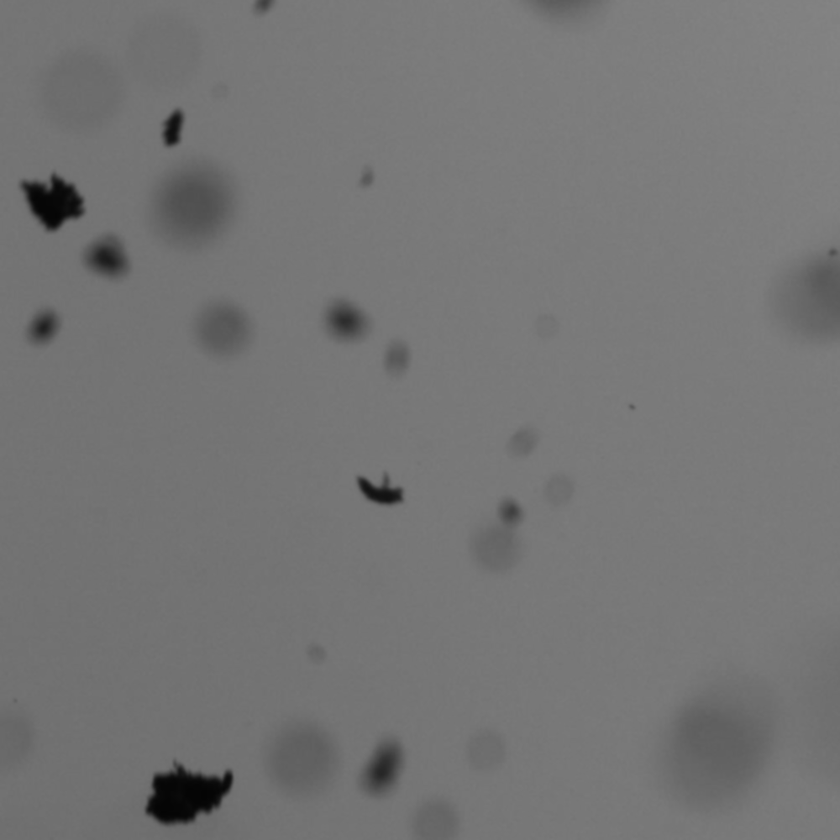
#> input picture safas/data/clayflocs.png, 840 x 840 px, shrunk from 1000 x 1000 before the run
$ python imfilter.py   (older library calls are emulated)
#> lines starting #> are read from the running program, lines starting #| are printed output that depends on the picture; after the words box and inside, x2 and y2 are one past the last pixel; in counts of white or black regions, pixels touching at a corner belong together
### safas/data/__init__.py
"""
Load test images.

Note: this is the same loader mechanism used by scikit-image

"""

import os
import numpy as _np
from warnings import warn
import pandas as pd
import cv2

from pathlib import Path
import os.path as osp
data_dir = str(Path(__file__).absolute().parents[0])

__all__ = ['mudflocs']

def _load(f):
    filename = Path(data_dir).joinpath(f)
    return cv2.imread(str(filename))

def brightfield_flocs(): return _load("brightfield_flocs.png")

def darkfield_noisy_mudflocs(): return _load("darkfield_noisy_mudflocs.png")

# [10 lines left out: function darkfield_lowgray_mudflocs, not called in this run]

def clayflocs():
    """Gray-level "clayflocs" image.
    Example image of clay flocs in settling colum.
    Lower number density
    Returns
    -------
    camera : (1000, 1000) uint8 ndarray
        clayflocs image.
    """
    return _load("clayflocs.png")
#> in _load, returned value is the input picture: shape (840, 840, 3); min 4, max 132, mean 116.7

# [43 lines left out: functions darkfield_highgray_mudflocs, clearfloc, darkfield_noisy_mudflocs, por_flocs, not called in this run]

### safas/filters/imfilters_module.py
# -*- coding: utf-8 -*-
"""

filter components that can be used in signal chain

"""

import cv2
from skimage.measure import regionprops

import numpy as np
from safas import data
import matplotlib.pyplot as plt

def focus_filter(labels, img, edge_thresh=30, edge_dist=2, **kwargs):
    """ remove out of focus flocs by combining labels and gradient images """
    grad = cal_grad_img(img, edge_thresh=edge_thresh)
    labels = perim_filter(labels, grad, edge_dist=edge_dist)

    return labels

def perim_filter(labels, grad, edge_dist=5, show=False, **kwargs):
    """ remove out of focus flocs by combining labels and gradient images
    """
    perim = np.zeros_like(labels, dtype=np.uint8)
    perim[labels > 0] = 255
    kernel = np.ones((edge_dist, edge_dist), np.uint8)
    erosion = perim.copy()
    erosion = cv2.erode(erosion, kernel, iterations=1)
    perim -= erosion

    # convet to bool for & operation
    perimb = perim > 0
    gradb = grad > 0

    fmask = perimb & gradb

    # erode flood mask to remove marginally focused
    kernel = np.ones((1, 1), np.uint8)
    fmask_er = fmask.astype(np.uint8).copy()*255
    fmask_er = cv2.morphologyEx(fmask_er, cv2.MORPH_OPEN, kernel)

    P = regionprops(labels)
    out = np.zeros_like(labels, np.uint8)

    for p in P:
        xy = p.coords
        if fmask_er[xy[:,0], xy[:,1]].any():
            out[xy[:,0], xy[:,1]] = p.label

    if show:
         f, ax = plt.subplots(1,3)
         ax[0].imshow(perimb)
         ax[1].imshow(fmask)
         ax[2].imshow(out)

    return out

def cal_grad_img(img, edge_thresh=30):
    # calculate the gradient image
    scale = 1
    delta = 0
    ddepth = cv2.CV_16S

    grad_x = cv2.Sobel(img, ddepth, 1, 0, ksize=3, scale=scale, delta=delta, borderType=cv2.BORDER_DEFAULT)
    grad_y = cv2.Sobel(img, ddepth, 0, 1, ksize=3, scale=scale, delta=delta, borderType=cv2.BORDER_DEFAULT)
    abs_grad_x = cv2.convertScaleAbs(grad_x)
    abs_grad_y = cv2.convertScaleAbs(grad_y)

    grad = cv2.addWeighted(abs_grad_x, 0.5, abs_grad_y, 0.5, 0)
    N, filt = cv2.threshold(grad, edge_thresh, 255, cv2.THRESH_BINARY)
    return filt

def clearedge_filter(labels):
    """ clear objects touching edge """
    x = np.arange(0, labels.shape[1])
    y = np.arange(0, labels.shape[0])

    # values on the edges, these objects will be filled
    vals = np.array(labels[y[0], x])
    vals = np.append(vals, labels[y, x[0]])
    vals = np.append(vals, labels[y, x[-1]])
    vals = np.append(vals, labels[y[-1], x])

    for v in np.unique(vals): # floodfill
        labels[np.where(labels==v)] = 0
    return labels

def prethresh_filter(img, img_thresh=90, **kwargs):
    """ convert to grayscale, gaussian blur, apply threshold, label
    note: THRESH_BINARY_INV for dark objects in bright field """
    if img.ndim == 3:
        img2 = cv2.cvtColor(img, cv2.COLOR_BGR2GRAY)
    if img.ndim == 2:
        img2 = img.copy()

    img2 = cv2.GaussianBlur(img2, (3, 3), 0)
    ret, thresh = cv2.threshold(img2, img_thresh, 255, cv2.THRESH_BINARY_INV)

    return (thresh, img2)

def marker_based_watershed(img, thresh, dist_factor=0, **kwargs):
    """ Apply marker based watershed transform the pre-thresholded image
    Refer to: https://docs.opencv.org/3.4/d3/db4/tutorial_py_watershed.html
    dist_factor may be increased from 0 to 1.
    """
    # noise removal
    kernel = np.ones((3,3),np.uint8)
    opening = cv2.morphologyEx(thresh,cv2.MORPH_OPEN,kernel, iterations = 2)
    # sure background area
    sure_bg = cv2.dilate(opening,kernel,iterations=3)
    # Finding sure foreground area
    dist_transform = cv2.distanceTransform(opening,cv2.DIST_L2, 5)
    dist_factor = dist_factor/100 # note: input as integer, but float used
    ret, sure_fg = cv2.threshold(dist_transform, dist_factor*dist_transform.max(), 255, 0)
    # Finding unknown region
    sure_fg = np.uint8(sure_fg)
    unknown = cv2.subtract(sure_bg,sure_fg)
    # Marker labelling
    ret, labels = cv2.connectedComponents(sure_fg)
    # Add one to all labels so that sure background is not 0, but 1
    labels = labels + 1
    # Now, mark the region of unknown with zero
    labels[unknown==255] = 0

    if img.ndim == 2:
        img = cv2.cvtColor(img, cv2.COLOR_GRAY2BGR)

    labels = cv2.watershed(img, labels)

    # put background to 0 and -1 edges to 0, for compatibility with other segs
    labels -= 1
    labels[labels== -2] = 0

    return labels

def add_contours(img, labels, contour_color, contour_thickness=1, **kwargs):
    ret, thresh = cv2.threshold(labels.astype(np.uint8), 1, 255, cv2.THRESH_BINARY)
    contours, hierarchy = cv2.findContours(thresh, cv2.RETR_TREE, cv2.CHAIN_APPROX_SIMPLE)
    contourimg = cv2.drawContours(img, contours, -1, contour_color, contour_thickness)

    return contourimg

# [13 lines of commented-out code are left out]

### safas/filters/watershed/imfilter.py
# -*- coding: utf-8 -*-
"""

"watershed" filter

The marker-based watershed algorithm is used

Refer:
    https://docs.opencv.org/3.4/d3/db4/tutorial_py_watershed.html

Note:
* the focus and clear edge filters should be optimized.

"""
import os
import time
import numpy as np
import copy
import cv2

from safas.filters.imfilters_module import (marker_based_watershed,
                                           prethresh_filter,
                                           clearedge_filter,
                                           focus_filter,
                                           add_contours)

# 3 must have a setup function. keep pattern as some filters require setup.
def setup():
    return None

def imfilter(src,
            img_thresh=100,
            edge_thresh=40,
            edge_distance=2,
            apply_focus_filter=True,
            apply_clearedge_filter=True,
            contour_color=(0,255,0),
            **kwargs):

    # apply a threshold value to convert grayscale image to binary image
    thresh, gray = prethresh_filter(src, img_thresh)
#> in prethresh_filter, `ret, thresh = cv2.threshold(img2, img_thresh, 255, cv2.THRESH_BINARY_I..`:
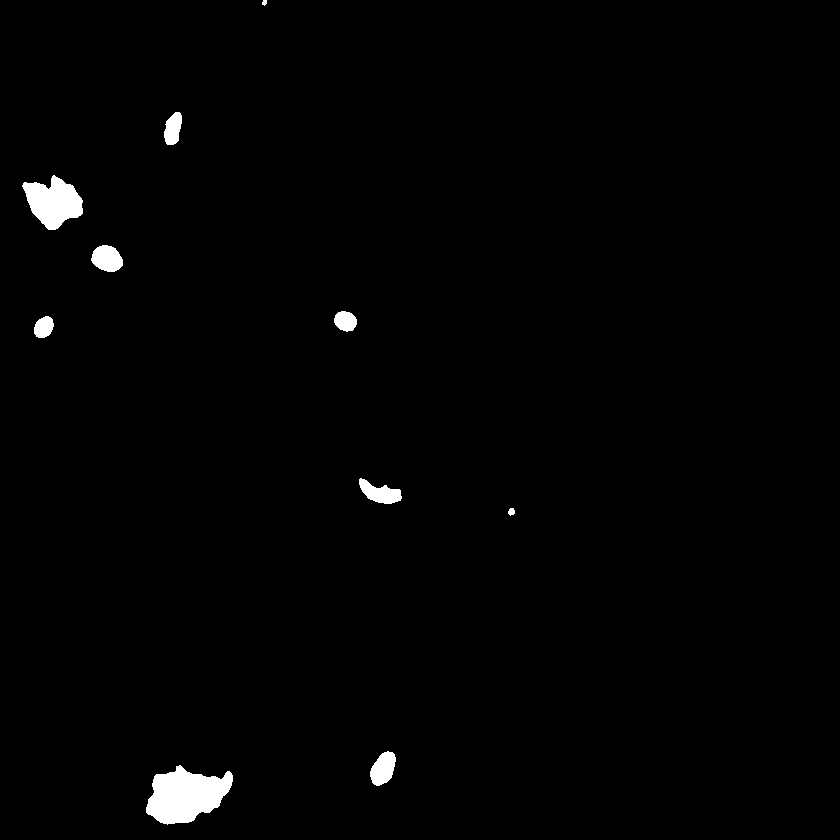
#> thresh: shape (840, 840); 1.2% white; 10 white regions, largest, box (x1, y1, x2, y2) and area: (146, 765, 233, 825) 3380, (22, 175, 83, 230) 2067, (91, 245, 123, 272) 645
#> in prethresh_filter, `ret, thresh = cv2.threshold(img2, img_thresh, 255, cv2.THRESH_BINARY_I..`: ret = 70
    # watershed transform (on color or 3-channel gray)
    labels = marker_based_watershed(src.copy(), thresh)
#> in marker_based_watershed, `opening = cv2.morphologyEx(thresh,cv2.MORPH_OPEN,kernel, iterations = 2)`: opening: shape (840, 840); 1.2% white; 9 white regions, largest, box (x1, y1, x2, y2) and area: (146, 766, 233, 824) 3370, (23, 177, 83, 230) 2050, (92, 245, 123, 272) 642
#> in marker_based_watershed, `sure_bg = cv2.dilate(opening,kernel,iterations=3)`: sure_bg: shape (840, 840); 1.8% white; 9 white regions, largest, box (x1, y1, x2, y2) and area: (143, 763, 236, 827) 4324, (20, 174, 86, 233) 2790, (356, 476, 404, 507) 1048
#> in marker_based_watershed, `unknown = cv2.subtract(sure_bg,sure_fg)`:
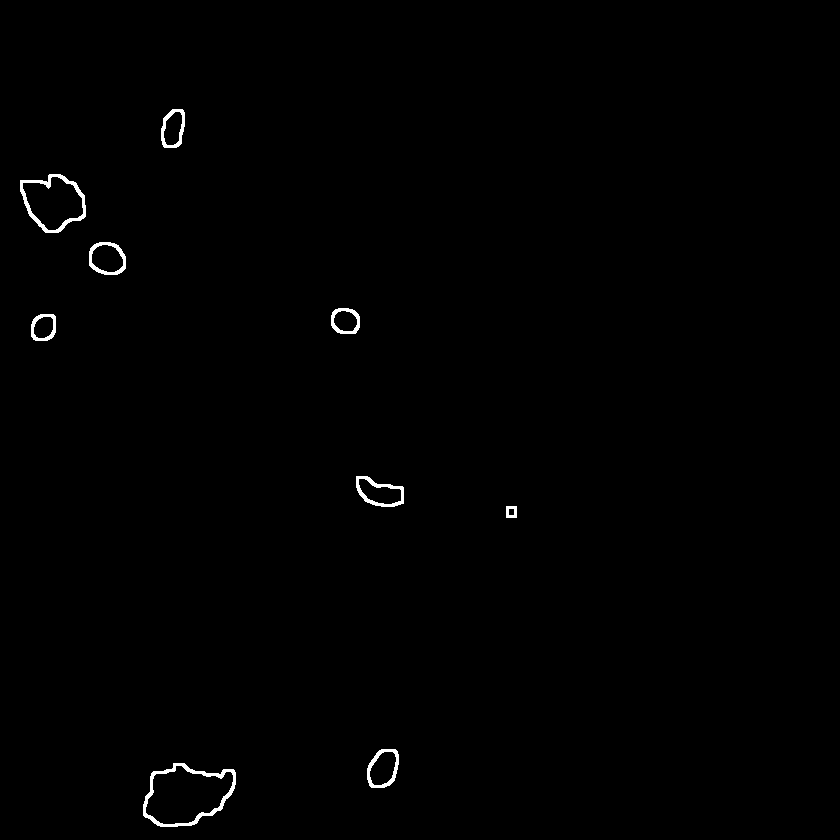
#> unknown: shape (840, 840); 0.56% white; 9 white regions, largest, box (x1, y1, x2, y2) and area: (143, 763, 236, 827) 954, (20, 174, 86, 233) 740, (356, 476, 404, 507) 443
#> in marker_based_watershed, `ret, labels = cv2.connectedComponents(sure_fg)`: labels: shape (840, 840) int32; 10 distinct labels, from 0 to 9
#> in marker_based_watershed, `ret, labels = cv2.connectedComponents(sure_fg)`: ret = 10
#> in marker_based_watershed, `labels = labels + 1`: labels: shape (840, 840) int32; 10 distinct labels, from 1 to 10
#> in marker_based_watershed, `labels[unknown==255] = 0`:
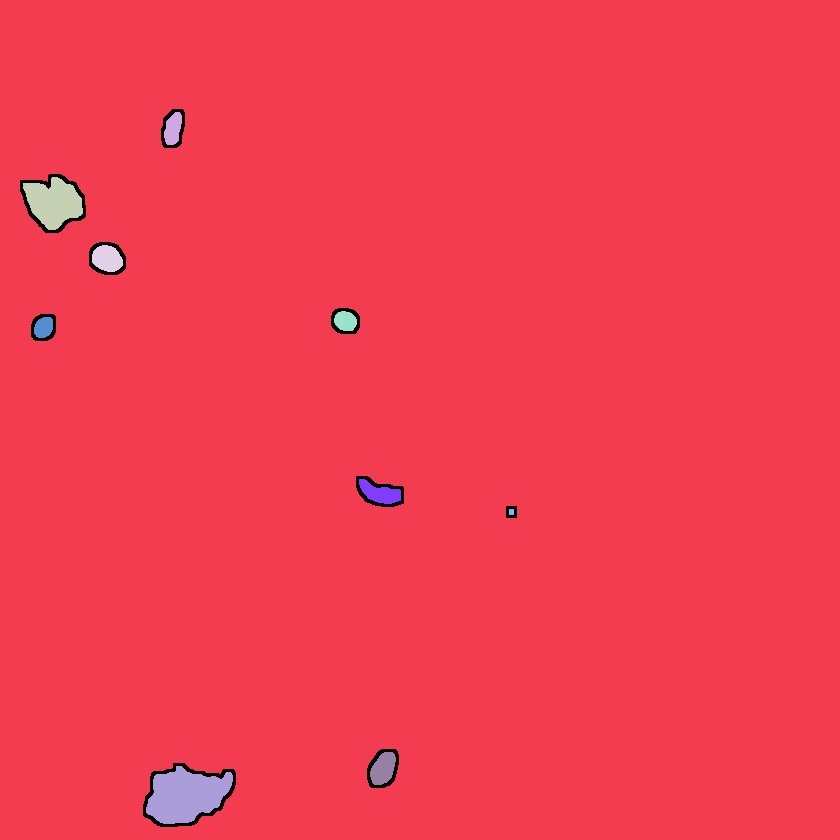
#> labels: shape (840, 840) int32; 11 distinct labels, from 0 to 10; one colour per label, 0 black
#> in marker_based_watershed, `labels = cv2.watershed(img, labels)`:
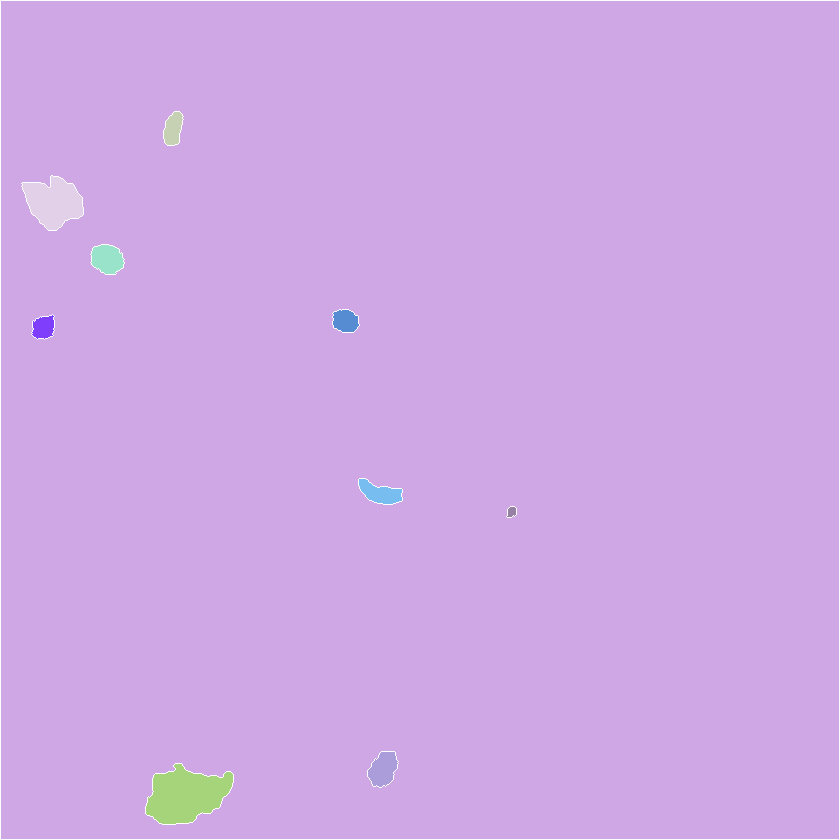
#> labels: shape (840, 840) int32; 11 distinct labels, from -1 to 10; one colour per label, 0 black, -1 white
#> in marker_based_watershed, `labels[labels== -2] = 0`:
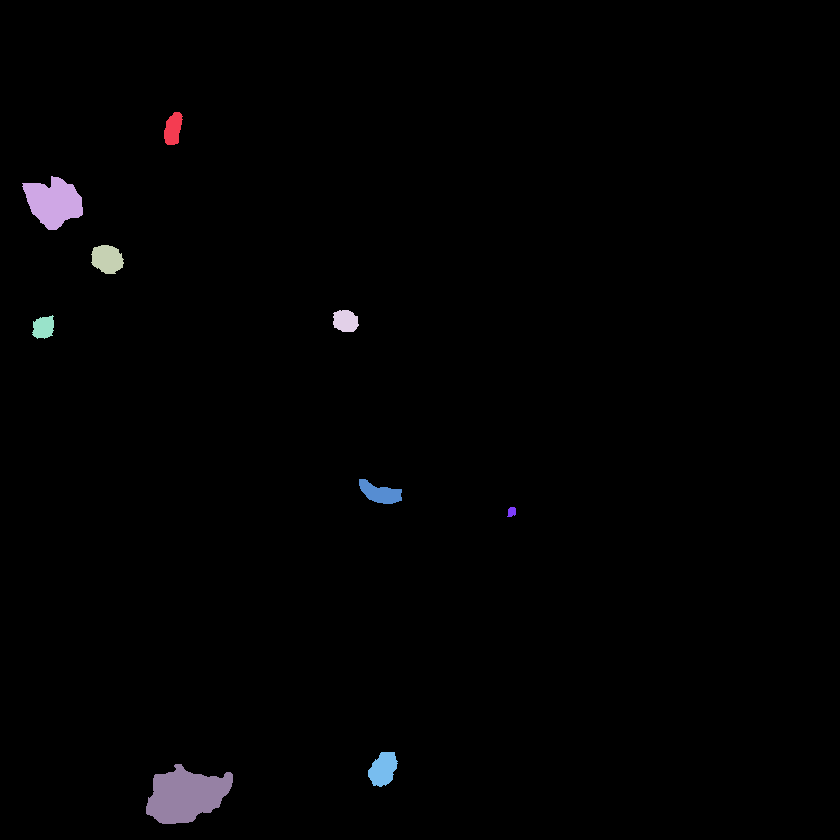
#> labels: shape (840, 840) int32; 10 distinct labels, from 0 to 9; one colour per label, 0 black

    if apply_focus_filter:
       labels = focus_filter(labels, gray, edge_thresh)
#> in cal_grad_img, `N, filt = cv2.threshold(grad, edge_thresh, 255, cv2.THRESH_BINARY)`: filt: shape (840, 840); 0.01% white in thin lines or dots, all inside (x1, y1, x2, y2) = (152, 480, 373, 817)
#> in cal_grad_img, `N, filt = cv2.threshold(grad, edge_thresh, 255, cv2.THRESH_BINARY)`: N = 90
#> in perim_filter, `fmask = perimb & gradb`: fmask: shape (840, 840) bool; 0% white in thin lines or dots, all inside (x1, y1, x2, y2) = (153, 480, 373, 783)
#> in perim_filter, `P = regionprops(labels)`: P = 9 regions; largest, box (x1, y1, x2, y2) and area: (146, 764, 233, 824) 3444, (22, 176, 83, 230) 2102, (368, 752, 398, 787) 734, (91, 245, 124, 274) 728, (359, 479, 402, 504) 635
#> the loop in perim_filter, `for p in P:` made 9 passes

    if apply_clearedge_filter:
        labels = clearedge_filter(labels)
#> in clearedge_filter, `vals = np.array(labels[y[0], x])`: vals = 840 values from 0 to 0
#> in clearedge_filter, `vals = np.append(vals, labels[y, x[0]])`: vals = 1680 values from 0 to 0
#> in clearedge_filter, `vals = np.append(vals, labels[y, x[-1]])`: vals = 2520 values from 0 to 0
#> in clearedge_filter, `vals = np.append(vals, labels[y[-1], x])`: vals = 3360 values from 0 to 0
#> the loop in clearedge_filter, `for v in np.unique(vals):` made 1 pass

    # add the contour image
    contour_img = add_contours(src.copy(), labels, contour_color=[255,0,0])
#> in add_contours, `ret, thresh = cv2.threshold(labels.astype(np.uint8), 1, 255, cv2.THRES..`:
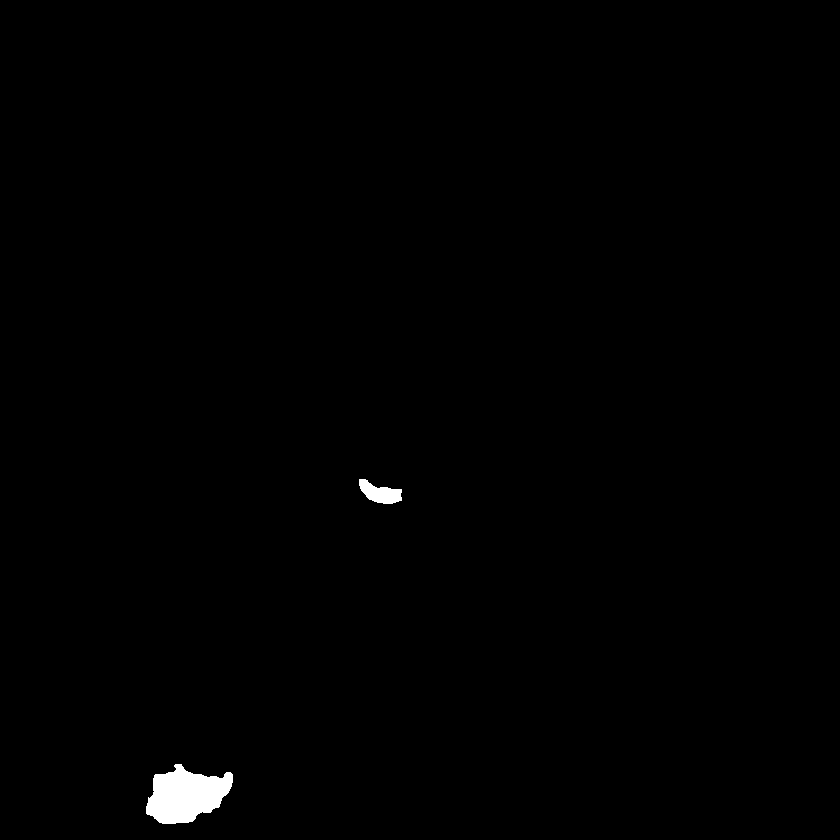
#> thresh: shape (840, 840); 0.58% white; 2 white regions
#> in add_contours, `contours, hierarchy = cv2.findContours(thresh, cv2.RETR_TREE, cv2.CHAI..`: contours = 2 contours; box (x1, y1, x2, y2) and area: (146, 764, 233, 824) 3324, (359, 479, 402, 504) 581

    return (img, contour_img)

if __name__ == '__main__':
    import sys
    sys.path.append(r'C:\Users\Ryan\Desktop\camera_setup\safas-dev')
    import matplotlib.pyplot as plt
    from safas import data

    params = {'img_thresh': 70,
               'edge_thresh': 90,
               'edge_distance': 1,
               'apply_focus_filter': True,
               'apply_clearborder_filter': True,
               }

    img = data.clayflocs()

    labels, contour_img = imfilter(img, **params)
    f, ax = plt.subplots(1,2, dpi=250)

    ax[0].imshow(labels)
    ax[1].imshow(contour_img)
